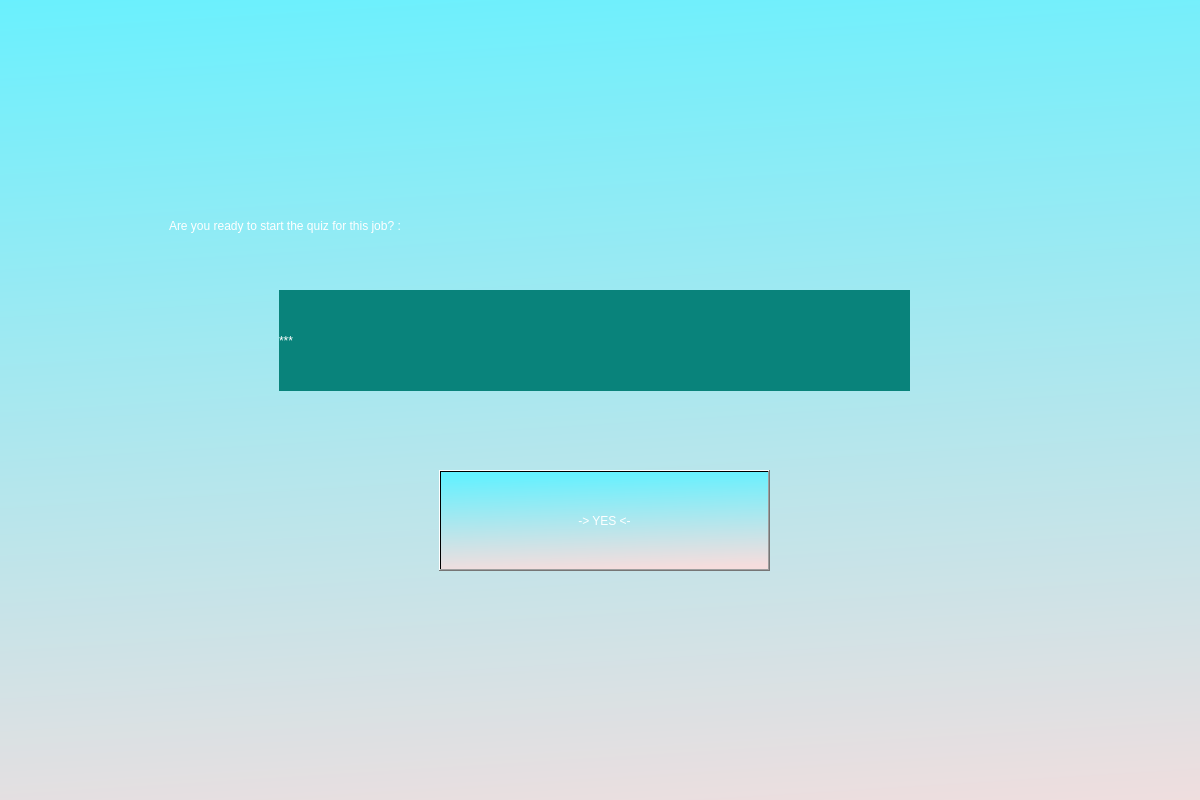
<?xml version="1.0" encoding="UTF-8"?>
<ui version="4.0">
 <class>Dialog</class>
 <widget class="QDialog" name="Dialog">
  <property name="geometry">
   <rect>
    <x>0</x>
    <y>0</y>
    <width>1200</width>
    <height>800</height>
   </rect>
  </property>
  <property name="windowTitle">
   <string>Dialog</string>
  </property>
  <widget class="QWidget" name="widget" native="true">
   <property name="geometry">
    <rect>
     <x>-41</x>
     <y>-80</y>
     <width>1371</width>
     <height>951</height>
    </rect>
   </property>
   <property name="styleSheet">
    <string notr="true">background-color: qlineargradient(spread:pad, x1:0.426, y1:0.00568182, x2:0.517, y2:1, stop:0 rgba(100, 241, 255, 255), stop:1 rgba(245, 221, 221, 255));</string>
   </property>
   <widget class="QLabel" name="label">
    <property name="geometry">
     <rect>
      <x>210</x>
      <y>270</y>
      <width>891</width>
      <height>71</height>
     </rect>
    </property>
    <property name="styleSheet">
     <string notr="true">font: 32pt &quot;MS Shell Dlg 2&quot;;
color: rgb(255, 255, 255);
background-color: qlineargradient(spread:pad, x1:0.205, y1:0, x2:0.312, y2:1, stop:0 rgba(100, 241, 255, 0), stop:1 rgba(245, 221, 221, 0));
</string>
    </property>
    <property name="text">
     <string>Are you ready to start the quiz for this job? : </string>
    </property>
   </widget>
   <widget class="QLabel" name="label_2">
    <property name="geometry">
     <rect>
      <x>320</x>
      <y>370</y>
      <width>631</width>
      <height>101</height>
     </rect>
    </property>
    <property name="styleSheet">
     <string notr="true">font: 28pt &quot;MS Shell Dlg 2&quot;;
background-color: rgb(9, 131, 123);
color: rgb(255, 255, 255);
</string>
    </property>
    <property name="text">
     <string>***</string>
    </property>
   </widget>
   <widget class="QPushButton" name="pushButton">
    <property name="geometry">
     <rect>
      <x>480</x>
      <y>550</y>
      <width>331</width>
      <height>101</height>
     </rect>
    </property>
    <property name="styleSheet">
     <string notr="true">font: 32pt &quot;MS Shell Dlg 2&quot;;
color: rgb(255, 255, 255);
</string>
    </property>
    <property name="text">
     <string>-&gt; YES &lt;-</string>
    </property>
   </widget>
  </widget>
 </widget>
 <resources/>
 <connections/>
</ui>
